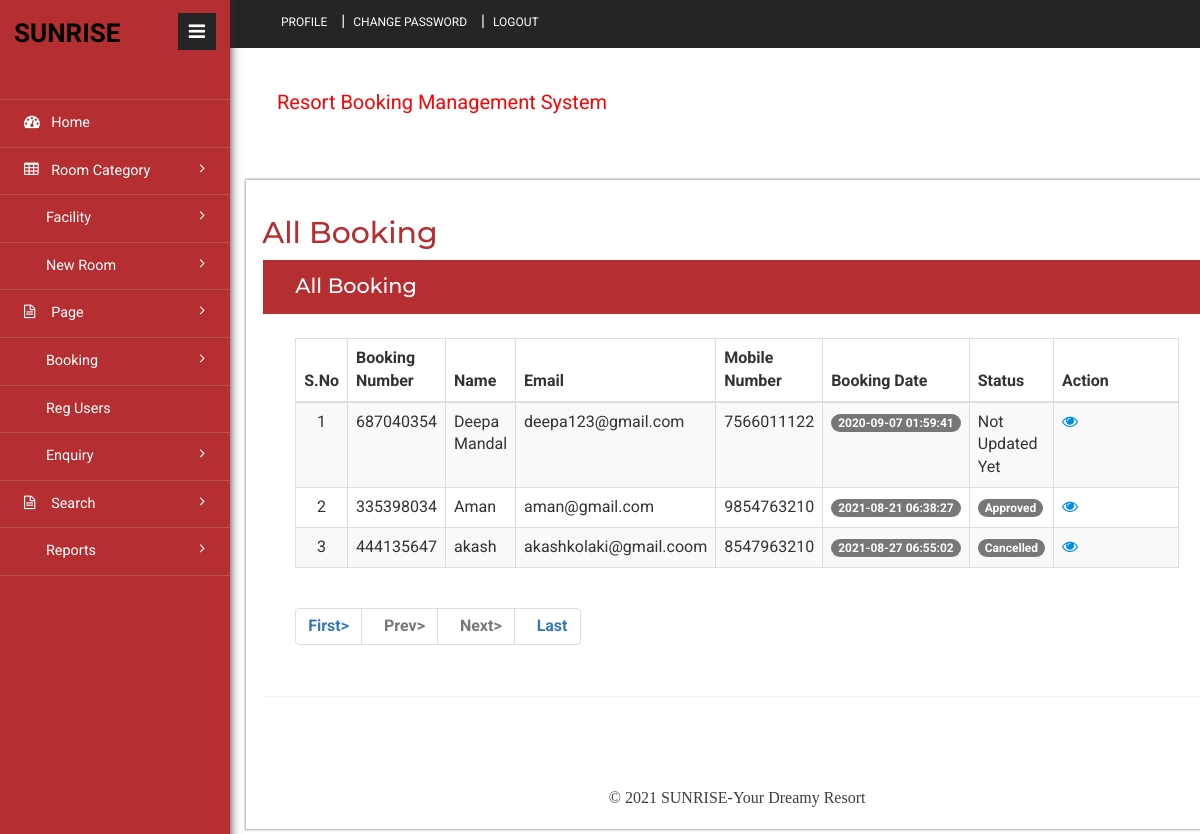
Page /admin/all-booking.php (signed in) on the committed database.
### tables this page shows
CREATE TABLE `tblbooking` (
  `ID` int(10) NOT NULL,
  `RoomId` int(5) DEFAULT NULL,
  `BookingNumber` varchar(120) DEFAULT NULL,
  `UserID` int(5) NOT NULL,
  `IDType` varchar(120) DEFAULT NULL,
  `Gender` varchar(50) DEFAULT NULL,
  `Address` mediumtext DEFAULT NULL,
  `CheckinDate` varchar(200) DEFAULT NULL,
  `CheckoutDate` varchar(200) DEFAULT NULL,
  `BookingDate` timestamp NULL DEFAULT current_timestamp(),
  `Remark` varchar(50) DEFAULT NULL,
  `Status` varchar(50) DEFAULT NULL,
  `UpdationDate` timestamp NULL DEFAULT NULL ON UPDATE current_timestamp()
);

CREATE TABLE `tbluser` (
  `ID` int(10) NOT NULL,
  `FullName` varchar(200) DEFAULT NULL,
  `MobileNumber` bigint(10) DEFAULT NULL,
  `Email` varchar(120) DEFAULT NULL,
  `Password` varchar(120) DEFAULT NULL,
  `RegDate` timestamp NULL DEFAULT current_timestamp()
);

### admin/all-booking.php (the view, shortened to what this page needs)
<?php
include('includes/dbconnection.php');
if (strlen($_SESSION['hbmsaid']==0)) {
  header('location:logout.php');
  } else{
?>
<!DOCTYPE HTML>
<html>
<head>
<link href="css/bootstrap.min.css" rel='stylesheet' type='text/css' />
<link href="css/style.css" rel='stylesheet' type='text/css' />
<link href="css/font-awesome.css" rel="stylesheet">
<link rel="stylesheet" href="css/icon-font.min.css" type='text/css' />
</head>
<body>
   <div class="page-container">
	<div class="left-content">
	   <div class="inner-content">
			<?php include_once('includes/header.php');?>
			<div class="content">
<div class="women_main">
	<div class="grids">
					<div class="progressbar-heading grids-heading">
						<h2>All Booking</h2>
					</div>
					<div class="panel panel-widget forms-panel">
						<div class="forms">
							<div class="form-grids widget-shadow" data-example-id="basic-forms">
								<div class="form-title">
									<h4>All Booking</h4>
								</div>
								<div class="form-body">
									     <table class="table table-bordered table-striped table-vcenter js-dataTable-full-pagination">
                                <thead>
                                    <tr>
                                        <th class="text-center">S.No</th>
                                        <th>Booking Number</th>
                                        <th>Name</th>
                                        <th class="d-none d-sm-table-cell">Email</th>
                                        <th class="d-none d-sm-table-cell">Mobile Number</th>
                                        <th class="d-none d-sm-table-cell">Booking Date</th>
                                        <th class="d-none d-sm-table-cell">Status</th>
                                        <th class="d-none d-sm-table-cell" style="width: 15%;">Action</th>
                                       </tr>
                                </thead>
                                <tbody>
                                    <?php
                                    if (isset($_GET['pageno'])) {
            $pageno = $_GET['pageno'];
        } else {
            $pageno = 1;
        }
        $no_of_records_per_page = 10;
        $offset = ($pageno-1) * $no_of_records_per_page;
        $ret = "SELECT ID FROM tblbooking";
$query1 = $dbh -> prepare($ret);
$query1->execute();
$total_rows=$query1->rowCount();
$total_pages = ceil($total_rows / $no_of_records_per_page);
$sql="SELECT tbluser.*,tblbooking.BookingNumber,tblbooking.ID,tblbooking.Status,tblbooking.BookingDate from tblbooking join tbluser on tblbooking.UserID=tbluser.ID  LIMIT $offset, $no_of_records_per_page";
$query = $dbh -> prepare($sql);
$query->execute();
$results=$query->fetchAll(PDO::FETCH_OBJ);
$cnt=1;
if($query->rowCount() > 0)
{
foreach($results as $row)
{               ?>
                                    <tr>
                                        <td class="text-center"><?php echo htmlentities($cnt);?></td>
                                        <td class="font-w600"><?php  echo htmlentities($row->BookingNumber);?></td>
                                        <td class="font-w600"><?php  echo htmlentities($row->FullName);?></td>
                                        <td class="d-none d-sm-table-cell"><?php  echo htmlentities($row->Email);?></td>
                                        <td class="d-none d-sm-table-cell"><?php  echo htmlentities($row->MobileNumber);?></td>
                                        <td class="d-none d-sm-table-cell">
                                            <span class="badge badge-primary"><?php  echo htmlentities($row->BookingDate);?></span>
                                        </td>
                                         <?php if($row->Status==""){ ?>
                     <td class="font-w600"><?php echo "Not Updated Yet"; ?></td>
<?php } else { ?>
                                        <td class="d-none d-sm-table-cell">
                                            <span class="badge badge-primary"><?php  echo htmlentities($row->Status);?></span>
                                        </td>
<?php } ?>
                                         <td class="d-none d-sm-table-cell"><a href="view-booking-detail.php?bookingid=<?php echo htmlentities ($row->BookingNumber);?>"><i class="fa fa-eye" aria-hidden="true"></i></a></td>
                                    </tr>
                                    <?php $cnt=$cnt+1;}} else { ?>
                                 <tr>
                                	<td colspan="8" style="color:red; font-size:22px; text-align:center">No record found</td>
                                </tr>
                            <?php } ?>
                                </tbody>
                            </table>
                            <div align="left">
    <ul class="pagination" >
        <li><a href="?pageno=1"><strong>First></strong></a></li>
        <li class="<?php if($pageno <= 1){ echo 'disabled'; } ?>">
            <a href="<?php if($pageno <= 1){ echo '#'; } else { echo "?pageno=".($pageno - 1); } ?>"><strong style="padding-left: 10px">Prev></strong></a>
        </li>
        <li class="<?php if($pageno >= $total_pages){ echo 'disabled'; } ?>">
            <a href="<?php if($pageno >= $total_pages){ echo '#'; } else { echo "?pageno=".($pageno + 1); } ?>"><strong style="padding-left: 10px">Next></strong></a>
        </li>
        <li><a href="?pageno=<?php echo $total_pages; ?>"><strong style="padding-left: 10px">Last</strong></a></li>
    </ul>
</div>
								</div>
							</div>
						</div>
					</div>
				</div>
<?php include_once('includes/footer.php');?>
</div>
</div>
		</div>
</div>
			<?php include_once('includes/sidebar.php');?>
							</div>
</body>
</html><?php }  ?>

### rows in the picture
tblbooking: BookingNumber "687040354", UserID.FullName "Deepa Mandal", UserID.Email "deepa123@gmail.com", UserID.MobileNumber "7566011122", BookingDate "2020-09-07 01:59:41", shows "Not Updated Yet"
tblbooking: BookingNumber "335398034", UserID.FullName "Aman", UserID.Email "aman@gmail.com", UserID.MobileNumber "9854763210", BookingDate "2021-08-21 06:38:27", Status "Approved"
tblbooking: BookingNumber "444135647", UserID.FullName "akash", UserID.Email "akashkolaki@gmail.coom", UserID.MobileNumber "8547963210", BookingDate "2021-08-27 06:55:02", Status "Cancelled"
